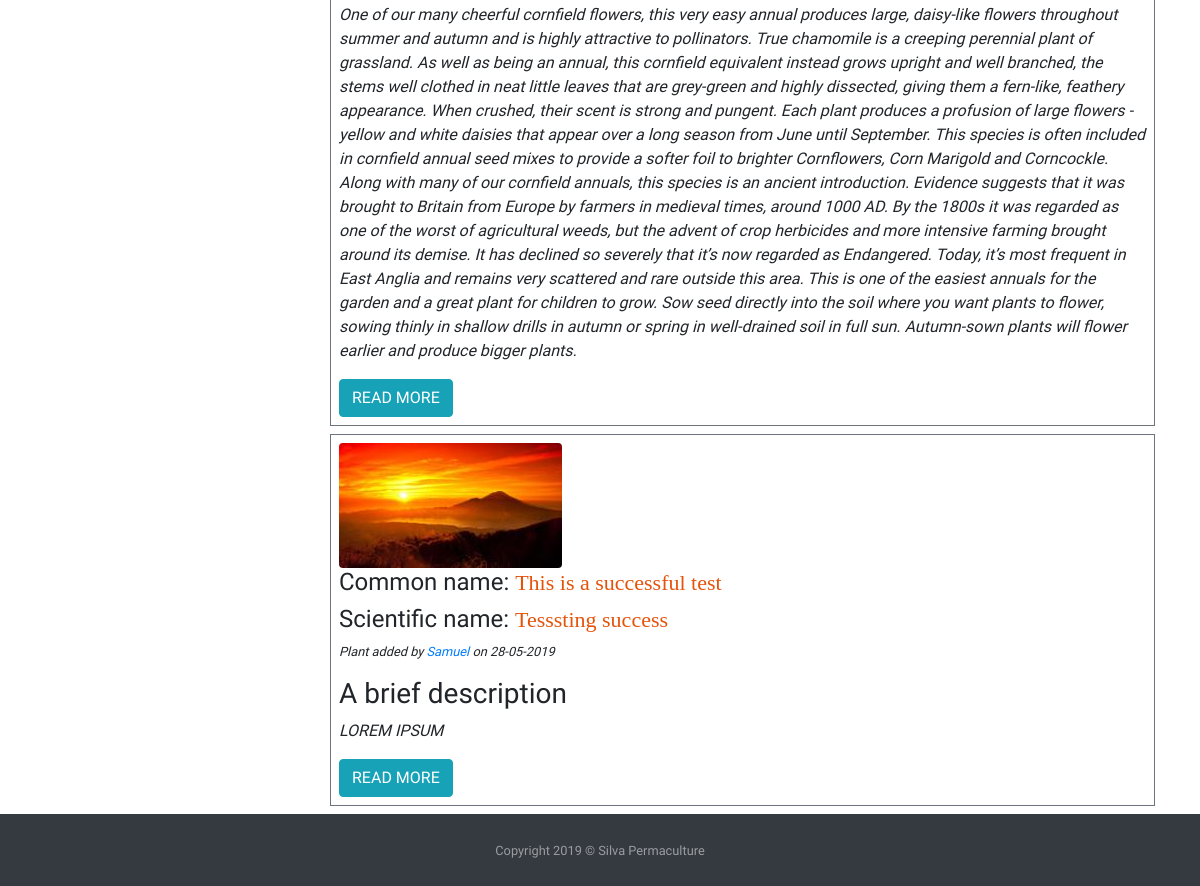
/plants (lower part), run on an earlier commit of the app's database.
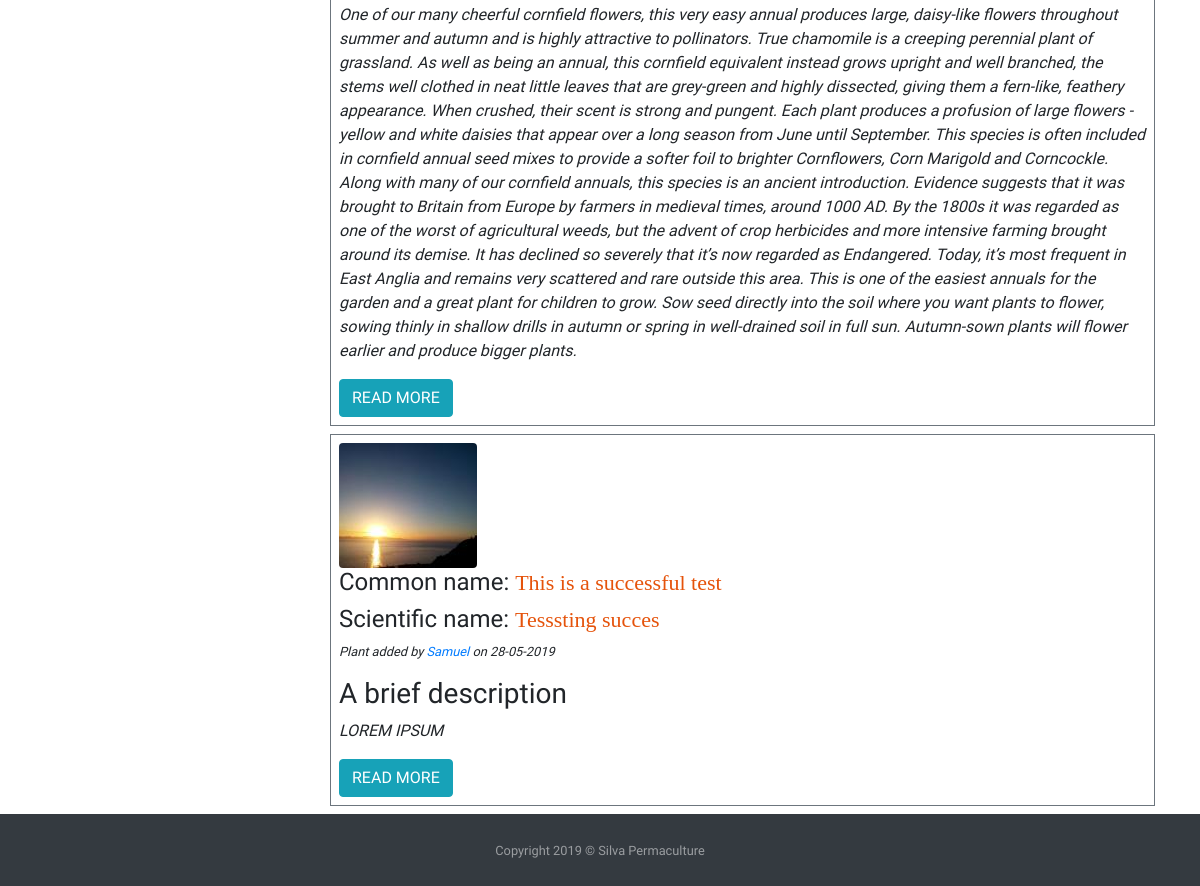
And on a later commit of the database.
### silvapermaculture/models.py (models this page shows, shortened)
class Plants(db.Model):
    id = db.Column(db.Integer, primary_key=True)
    common_name = db.Column(db.String(40), nullable=False)
    botanical_name = db.Column(db.String(80), unique=True, nullable=False)
    short_description = db.Column(db.Text, nullable=False)
    medicinal = db.Column(db.Text, nullable=False)
    other_uses = db.Column(db.Text, nullable=False)
    habitats = db.Column(db.Text, nullable=False)
    region = db.Column(db.Text, nullable=False)
    image_file = db.Column(db.String(20), default='default_plant_pic.jpg')
    date_added = db.Column(db.DateTime, nullable=False, default=datetime.utcnow)
    user_id = db.Column(db.Integer, db.ForeignKey('user.id'), nullable=False)
    dna = db.relationship('DNA', secondary = plants_dna_table)  # Dynamic_Nutrient_Accumulated
    nfn = db.relationship('NFN', secondary = plants_nfn_table)  # Nitrogen_Fixers_Nursing

class User(db.Model, UserMixin):
    id = db.Column(db.Integer, primary_key=True)
    username = db.Column(db.String(20), unique=True, nullable=False)
    password = db.Column(db.String(60), nullable=False)
    image_file = db.Column(db.String(20), nullable=False, default = 'default.png')
    add_plants = db.relationship('Plants', backref = 'author', lazy=True)

### silvapermaculture/routes.py (the view)
@app.route("/plants")
def plants():
    plants = Plants.query.all()
    search = SearchForm()
    searchn = SearchFormN()
    return render_template('plants.html', title= 'Plants Database', plants=plants, search=search, searchn=searchn)

### silvapermaculture/forms.py (called while the page is built)
def enabled_dna():
    return DNA.query

def enabled_nfn():
    return NFN.query

### silvapermaculture/templates/plants.html (shortened to what this page needs)
{% extends "layout.html" %}
    {% block content %}
        <div class="row">
            <div class="col-12 col-lg-3 ">
            </div>
            <div class="col-12 col-lg-9">
                {% for plant in plants %}
                   <div class="my-2 p-2 border border-secondary">
                    <img class="img-fluid rounded " src="{{ url_for('static', filename='img/plants/' + plant.image_file) }}"  alt="Default plant image"/>
                    <h4 class="text-left">Common name: <span class="titles">{{ plant.common_name }}</span></h4>
                    <h4 class="text-left">Scientific name: <span class="titles">{{ plant.botanical_name }} </span></h4>
                       <p class="text-left small"><em>Plant added by <a href="#">{{ plant.author.username }}</a> on {{ plant.date_added.strftime('%d-%m-%Y') }} </em></p>
                    <h3>A brief description</h3>
                    <p class="text-left"> <em>{{ plant.short_description }}</em> </p>
                    <a class="btn btn-info" href="{{ url_for('plant', plant_id=plant.id) }}">READ MORE</a>
                   </div>
                {% endfor %}
            </div>
        </div>
    {% endblock content %} #Jinja2 allows to put the name of the block here so to know which block is closing if we have multiple.

What changed in the data, as far as the page shows it:
changed Plants "This is a successful test": image_file: a different picture; botanical_name "Tesssting success" → "Tesssting succes"
